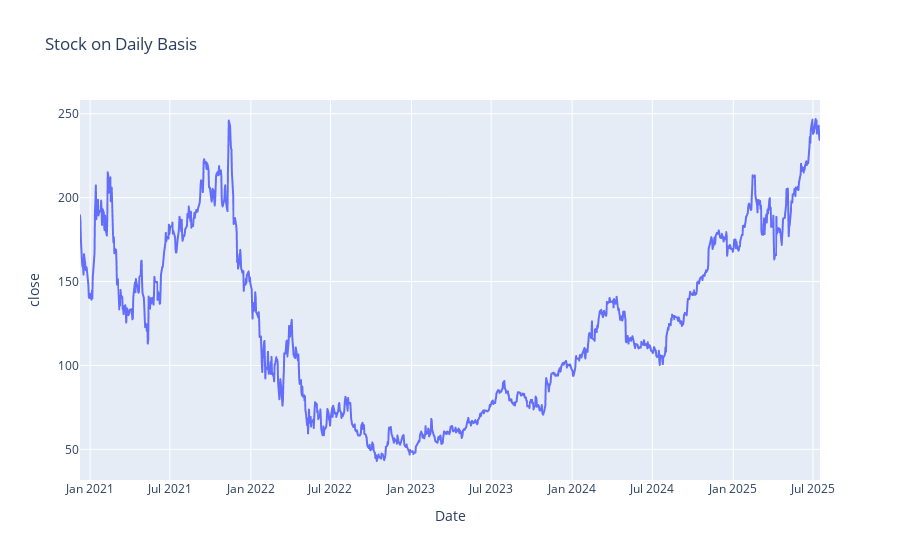

Source (notebook cell):
### Markdown cell above
### Check the chart

### Code cell
fig = px.line(df_stock, x="date", y="close", title="Stock on Daily Basis", 
              labels={"date": "Date"})

fig.show()

### Figure 1 — Plotly figure (JSON) as saved in the notebook; plotly's stock layout.template omitted (floating-point values rounded to 4 significant figures; data arrays with more than 128 entries replaced by an {"elided": "..."} marker saying what was removed)
{"data": [{"hovertemplate": "Date=%{x}<br>close=%{y}<extra></extra>", "legendgroup": "", "line": {"color": "#636efa", "dash": "solid"}, "marker": {"symbol": "circle"}, "mode": "lines", "name": "", "showlegend": false, "type": "scattergl", "x": {"elided": "1155 str values"}, "xaxis": "x", "y": {"elided": "1155 float values"}, "yaxis": "y"}], "layout": {"legend": {"tracegroupgap": 0}, "title": {"text": "Stock on Daily Basis"}, "xaxis": {"anchor": "y", "domain": [0, 1], "title": {"text": "Date"}}, "yaxis": {"anchor": "x", "domain": [0, 1], "title": {"text": "close"}}}}
